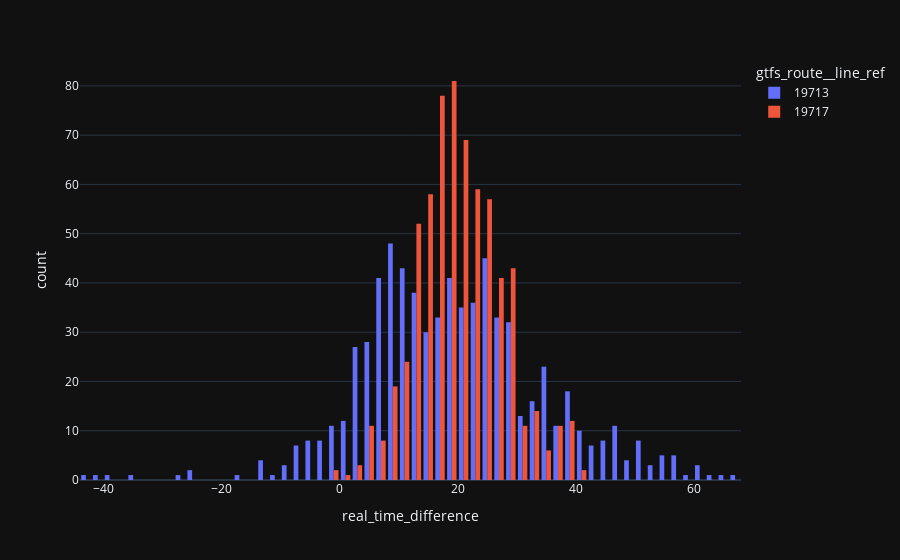

Notebook code for this chart:
### Markdown cell above
### Time difference

Here we have a clear view on the time difference between the planned and actual ride.

We see there are almost no rides that are shorter then planned, and most of the rides are longer then planned, which makes sense.

By a quick glance, we can see that most of the rides are late by around ~20 minutes.

### Code cell
px.histogram(all_data_joined, x = "real_time_difference", color = "gtfs_route__line_ref", nbins = 100, barmode="group")

### Figure 1 — Plotly figure (JSON) as saved in the notebook; plotly's stock layout.template omitted (floating-point values rounded to 4 significant figures; data arrays with more than 128 entries replaced by an {"elided": "..."} marker saying what was removed)
{"data": [{"alignmentgroup": "True", "bingroup": "x", "hovertemplate": "gtfs_route__line_ref=19713<br>real_time_difference=%{x}<br>count=%{y}<extra></extra>", "legendgroup": "19713", "marker": {"color": "#636efa", "pattern": {"shape": ""}}, "name": "19713", "nbinsx": 100, "offsetgroup": "19713", "orientation": "v", "showlegend": true, "type": "histogram", "x": {"elided": "721 float values"}, "xaxis": "x", "yaxis": "y"}, {"alignmentgroup": "True", "bingroup": "x", "hovertemplate": "gtfs_route__line_ref=19717<br>real_time_difference=%{x}<br>count=%{y}<extra></extra>", "legendgroup": "19717", "marker": {"color": "#EF553B", "pattern": {"shape": ""}}, "name": "19717", "nbinsx": 100, "offsetgroup": "19717", "orientation": "v", "showlegend": true, "type": "histogram", "x": {"elided": "662 float values"}, "xaxis": "x", "yaxis": "y"}], "layout": {"barmode": "group", "legend": {"title": {"text": "gtfs_route__line_ref"}, "tracegroupgap": 0}, "margin": {"t": 60}, "xaxis": {"anchor": "y", "domain": [0, 1], "title": {"text": "real_time_difference"}}, "yaxis": {"anchor": "x", "domain": [0, 1], "title": {"text": "count"}}}}
